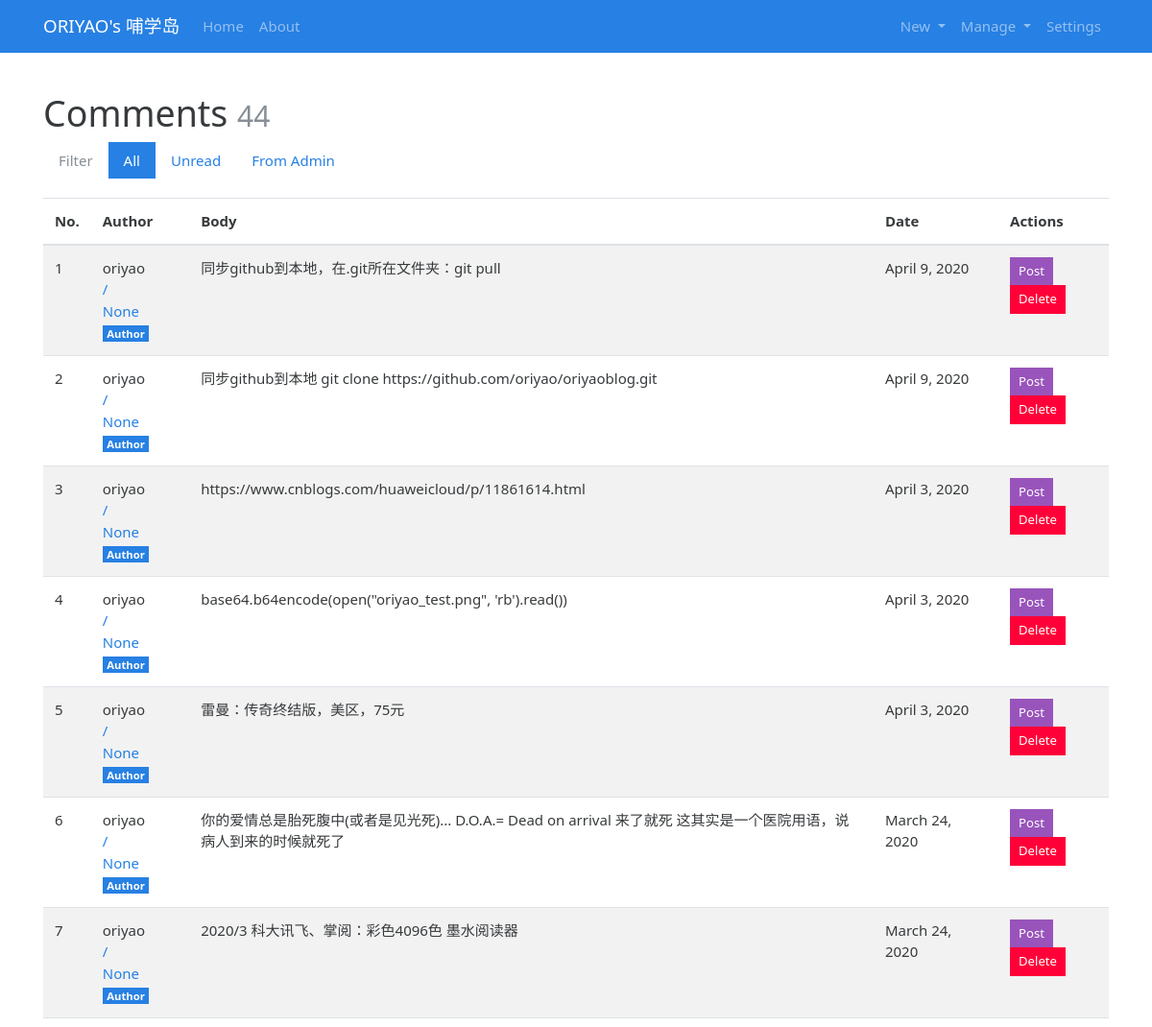
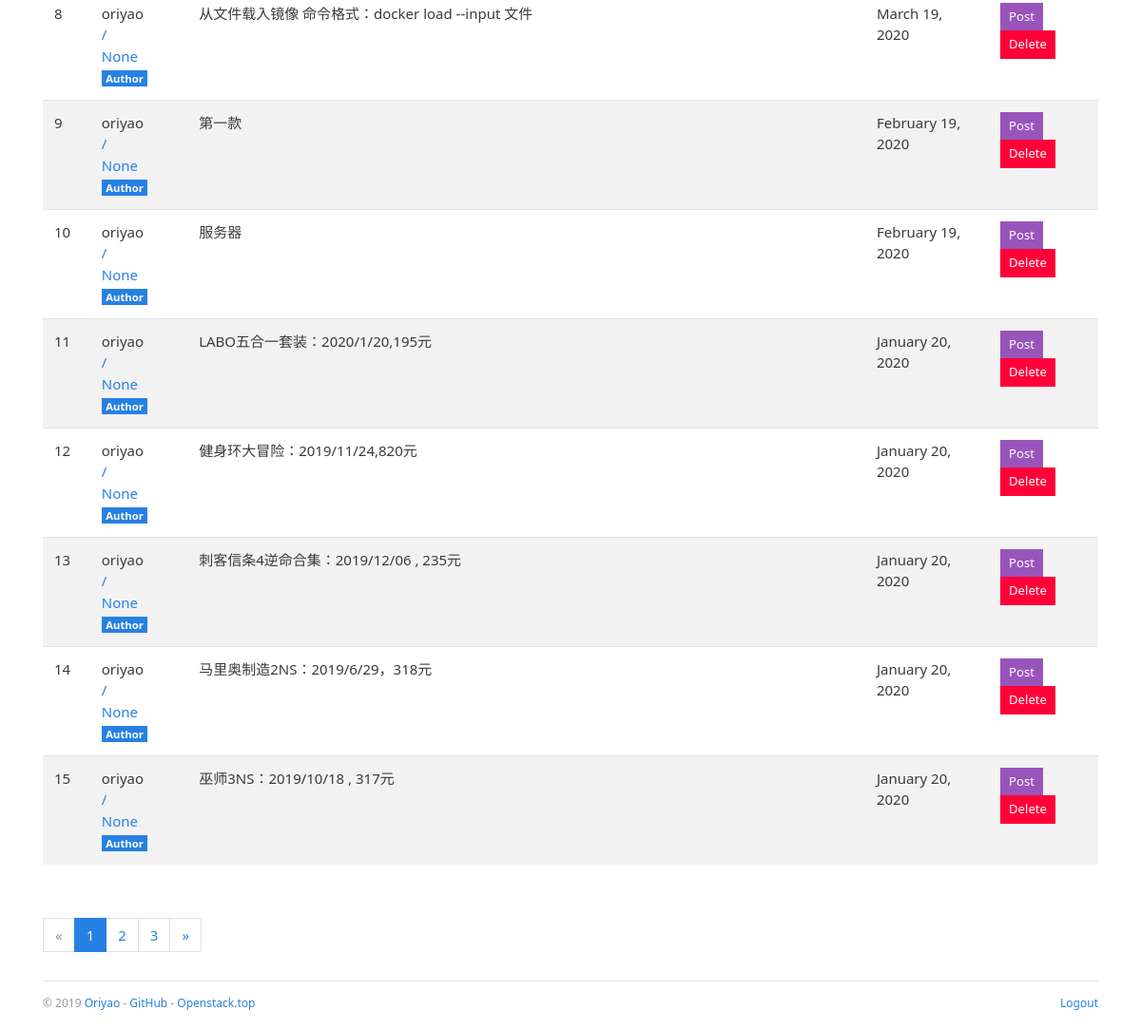
/admin/comment/manage (signed in), run on an earlier commit of the app's database (2 pictures, top to bottom).
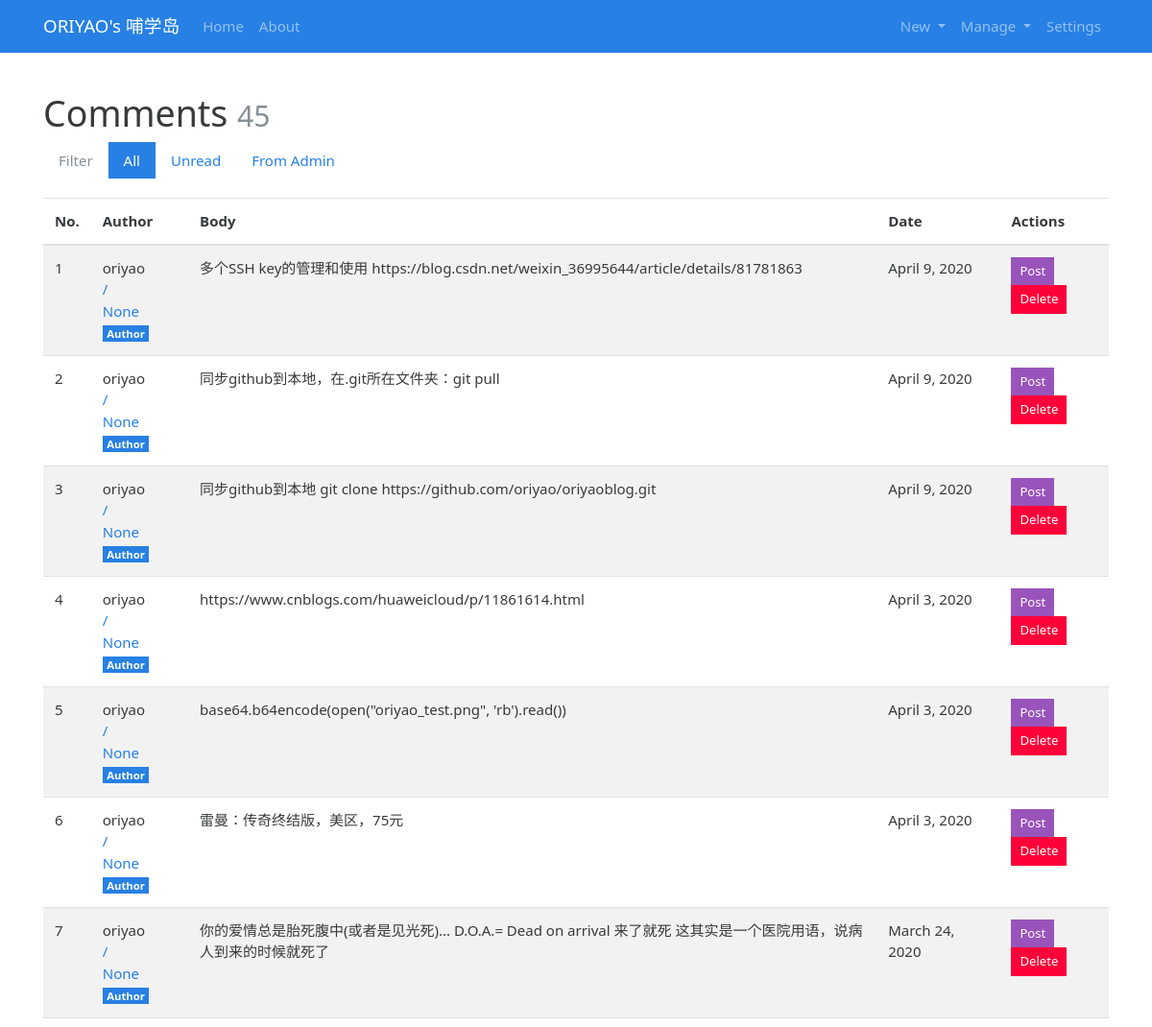
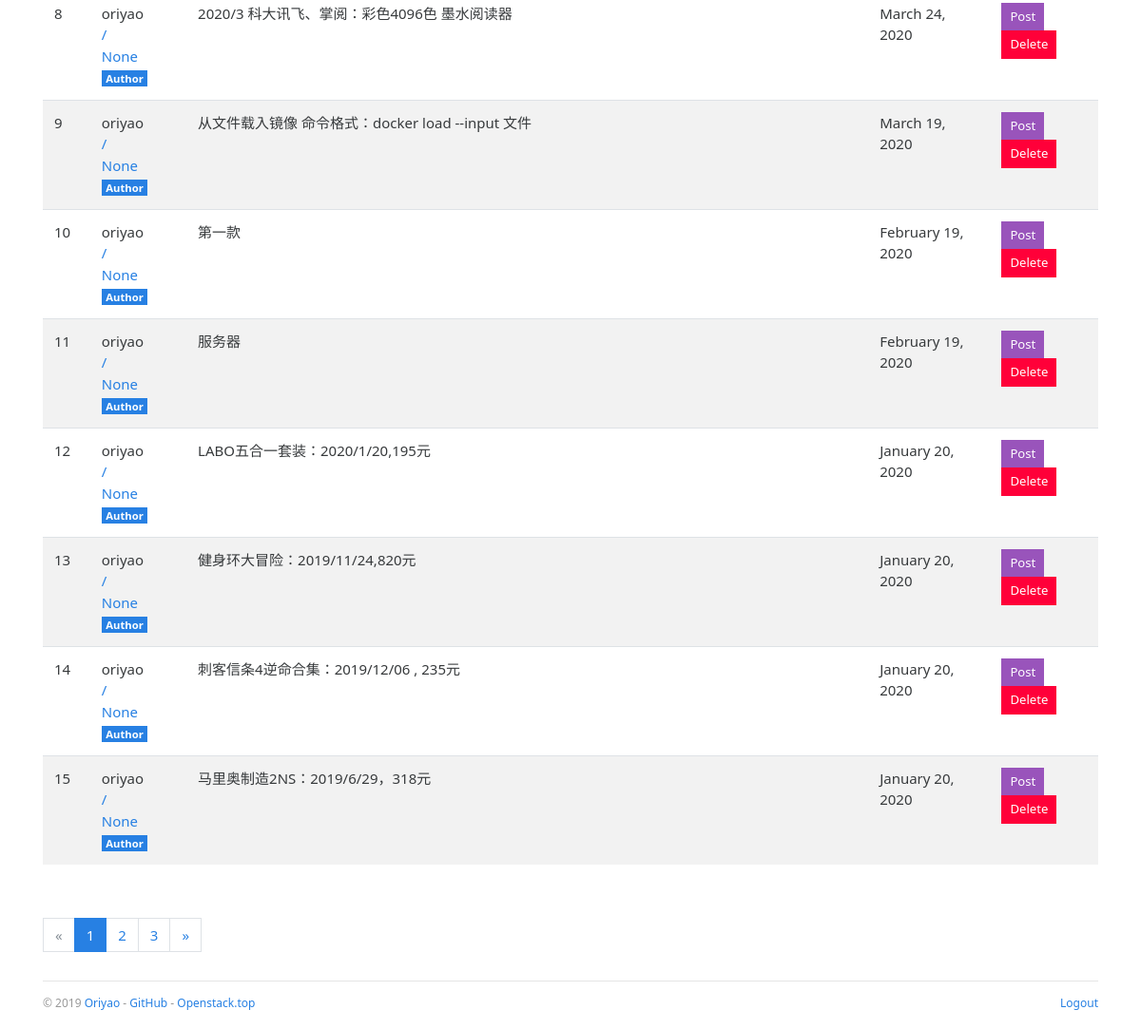
And on a later commit of the database (2 pictures, top to bottom).
### bluelog/models.py (models this page shows, shortened)
class Admin(db.Model, UserMixin):
    id = db.Column(db.Integer, primary_key=True)
    username = db.Column(db.String(20))
    password_hash = db.Column(db.String(128))
    blog_title = db.Column(db.String(60))
    blog_sub_title = db.Column(db.String(100))
    name = db.Column(db.String(30))
    about = db.Column(db.Text)

class Comment(db.Model):
    id = db.Column(db.Integer, primary_key=True)
    author = db.Column(db.String(30))
    email = db.Column(db.String(254))
    site = db.Column(db.String(255))
    body = db.Column(db.Text)
    from_admin = db.Column(db.Boolean, default=False)
    reviewed = db.Column(db.Boolean, default=False)
    timestamp = db.Column(db.DateTime, default=datetime.utcnow, index=True)
    replied_id = db.Column(db.Integer, db.ForeignKey('comment.id'))
    post_id = db.Column(db.Integer, db.ForeignKey('post.id'))
    post = db.relationship('Post', back_populates='comments')
    replies = db.relationship('Comment', back_populates='replied', cascade='all, delete-orphan')
    replied = db.relationship('Comment', back_populates='replies', remote_side=[id])

### bluelog/blueprints/admin.py (the view)
@admin_bp.route('/comment/manage')
@login_required
def manage_comment():
    filter_rule = request.args.get('filter', 'all')  # 'all', 'unreviewed', 'admin'
    page = request.args.get('page', 1, type=int)
    per_page = current_app.config['BLUELOG_COMMENT_PER_PAGE']
    if filter_rule == 'unread':
        filtered_comments = Comment.query.filter_by(reviewed=False)
    elif filter_rule == 'admin':
        filtered_comments = Comment.query.filter_by(from_admin=True)
    else:
        filtered_comments = Comment.query
    pagination = filtered_comments.order_by(Comment.timestamp.desc()).paginate(page, per_page=per_page)
    comments = pagination.items
    return render_template('admin/manage_comment.html', comments=comments, pagination=pagination)

### bluelog/__init__.py (called while the page is built)
def register_template_context(app):
    @app.context_processor
    def make_template_context():
        admin = Admin.query.first()
        categories = Category.query.order_by(Category.name).all()
        links = Link.query.order_by(Link.name).all()
        if current_user.is_authenticated:
            unread_comments = Comment.query.filter_by(reviewed=False).count()
        else:
            unread_comments = None
        return dict(
            admin=admin, categories=categories,
            links=links, unread_comments=unread_comments)

def register_request_handlers(app):
    @app.after_request
    def query_profiler(response):
        for q in get_debug_queries():
            if q.duration >= app.config['BLUELOG_SLOW_QUERY_THRESHOLD']:
                app.logger.warning(
                    'Slow query: Duration: %fs\n Context: %s\nQuery: %s\n '
                    % (q.duration, q.context, q.statement)
                )
        return response

### bluelog/extensions.py (called while the page is built)
@login_manager.user_loader
def load_user(user_id):
    from bluelog.models import Admin
    user = Admin.query.get(int(user_id))
    return user

### bluelog/templates/admin/manage_comment.html (shortened to what this page needs)
{% extends 'base.html' %}
{% from 'bootstrap/pagination.html' import render_pagination %}
{% block content %}
    <div class="page-header">
        <h1>Comments
            <small class="text-muted">{{ pagination.total }}</small>
        </h1>
        <ul class="nav nav-pills">
            <li class="nav-item">
                <a class="nav-link disabled" href="#">Filter </a>
            </li>
            <li class="nav-item">
                <a class="nav-link {% if request.args.get('filter', 'all') == 'all' %}active{% endif %}"
                   href="{{ url_for('admin.manage_comment', filter='all') }}">All</a>
            </li>
            <li class="nav-item">
                <a class="nav-link {% if request.args.get('filter') == 'unread' %}active{% endif %}"
                   href="{{ url_for('admin.manage_comment', filter='unread') }}">Unread </a>
            </li>
            <li class="nav-item">
                <a class="nav-link {% if request.args.get('filter') == 'admin' %}active{% endif %}"
                   href="{{ url_for('admin.manage_comment', filter='admin') }}">From Admin</a>
            </li>
        </ul>
    </div>
    {% if comments %}
        <table class="table table-striped">
            <thead>
            <tr>
                <th>No.</th>
                <th>Author</th>
                <th>Body</th>
                <th>Date</th>
                <th>Actions</th>
            </tr>
            </thead>
            {% for comment in comments %}
                <tr {% if not comment.reviewed %}class="table-warning" {% endif %}>
                    <td>{{ loop.index + ((pagination.page - 1) * config['BLUELOG_COMMENT_PER_PAGE']) }}</td>
                    <td>
                        {% if comment.from_admin %}{{ admin.name }}{% else %}{{ comment.author }}{% endif %}<br>
                        {% if comment.site %}
                            <a href="{{ comment.site }}" target="_blank">
                                {{ comment.site }}
                            </a><br>
                        {% endif %}
                        <a href="mailto:{{ comment.email }}">{{ comment.email }}</a>
                        {% if comment.from_admin %}
                            <span class="badge badge-primary">Author</span>
                        {% endif %}
                    </td>
                    <td>{{ comment.body }}</td>
                    <td>{{ moment(comment.timestamp).format('LL') }}</td>
                    <td>
                        <a class="btn btn-info btn-sm" href="{{ url_for('blog.show_post', post_id=comment.post.id) }}">Post</a>
                        <form class="inline" method="post"
                              action="{{ url_for('.delete_comment', comment_id=comment.id, next=request.full_path) }}">
                            <button type="submit" class="btn btn-danger btn-sm"
                                    onclick="return confirm('Are you sure?');">Delete
                            </button>
                        </form>
                    </td>
                </tr>
            {% endfor %}
        </table>
        <div class="page-footer">{{ render_pagination(pagination) }}</div>
    {% else %}
        <div class="tip"><h5>No comments.</h5></div>
    {% endif %}
{% endblock %}

### bluelog/templates/base.html (shortened to what this page needs)
{% from 'bootstrap/nav.html' import render_nav_item %}
<!DOCTYPE html>
<html lang="en">
<head>
    {% block head %}
        <link rel="stylesheet"
              href="{{ url_for('static', filename='css/%s.min.css' % request.cookies.get('theme', 'perfect_blue')) }}"
              type="text/css">
        <link rel="stylesheet" href="{{ url_for('static', filename='css/style.css') }}" type="text/css">
    {% endblock head %}
</head>
<body>
{% block nav %}
    <nav class="navbar navbar-expand-lg navbar-dark bg-primary">
        <div class="container">
            <a class="navbar-brand" href="{{ url_for('blog.index') }}">{{ admin.blog_title }}</a>
            <div class="collapse navbar-collapse" id="navbarColor01">
                <ul class="navbar-nav mr-auto">
                    {{ render_nav_item('blog.index', 'Home') }}
                    {{ render_nav_item('blog.about', 'About') }}
                </ul>
                <ul class="nav navbar-nav navbar-right">
                    {% if current_user.is_authenticated %}
                        <li class="nav-item dropdown">
                            <a href="#" class="nav-link dropdown-toggle" data-toggle="dropdown" role="button"
                               aria-haspopup="true"
                               aria-expanded="false">
                                New
                            </a>
                        </li>
                        <li class="nav-item dropdown">
                            <a href="#" class="nav-link dropdown-toggle" data-toggle="dropdown" role="button"
                               aria-haspopup="true"
                               aria-expanded="false">
                                Manage
                            </a>
                        </li>
                        {{ render_nav_item('admin.settings', 'Settings') }}
                    {% endif %}
                </ul>
            </div>
        </div>
    </nav>
{% endblock nav %}
<main class="container">
    {% block content %}{% endblock content %}
    {% block footer %}
        <footer>
            <p class="float-left">
                <small> &copy; 2019 <a href="http://oriyao.com/" title="Written by oriyao">Oriyao</a> -
                    <a href="https://github.com/oriyao" title="Fork me on GitHub">GitHub</a> -
                    <a href="http://openstack.top/" title="A pkm project">Openstack.top</a>
                </small>
            </p>
            <p class="float-right">
                <small>
                    {% if current_user.is_authenticated %}
                        <a href="{{ url_for('auth.logout', next=request.full_path) }}">Logout</a>
                    {% else %}
                        <a href="{{ url_for('auth.login', next=request.full_path) }}">Login</a>
                    {% endif %}
                </small>
            </p>
        </footer>
    {% endblock footer %}
</main>
</body>
</html>

### bluelog/static/css/style.css (style rules this page uses)
nav { margin-bottom: 20px; }
.inline { display: inline; }
.page-header { padding-top: 20px; padding-bottom: 20px; }
footer { margin-top: 30px; padding: 10px 0 40px; color: #999; border-top: 1px solid #e5e5e5; }
.page-footer { padding-top: 40px; }

What changed in the data, as far as the page shows it:
no longer on this page (row unchanged): Comment: {{ admin.name }} "oriyao", site "/", email "None", from_admin "Author", body "巫师3NS：2019/10/18 , 317元", timestamp "January 20, 2020"
added Comment: {{ admin.name }} "oriyao", site "/", email "None", from_admin "Author", body "多个SSH key的管理和使用 https://blog.csdn.net/weixin_36995644/article/details/81781863", timestamp "April 9, 2020"
Also different on the page:
{{ pagination.total }}: "44" → "45"
